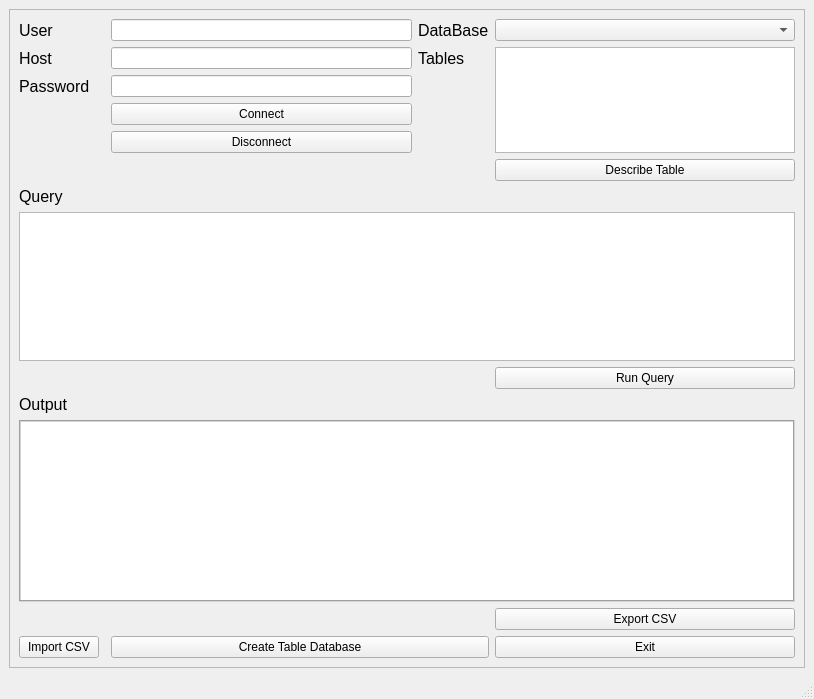
<?xml version="1.0" encoding="UTF-8"?>
<ui version="4.0">
 <class>MainWindow</class>
 <widget class="QMainWindow" name="MainWindow">
  <property name="geometry">
   <rect>
    <x>0</x>
    <y>0</y>
    <width>814</width>
    <height>699</height>
   </rect>
  </property>
  <property name="windowTitle">
   <string>Connect MySQL DataBase</string>
  </property>
  <widget class="QWidget" name="centralwidget">
   <layout class="QGridLayout" name="gridLayout">
    <item row="5" column="0">
     <widget class="QScrollArea" name="scrollArea">
      <property name="minimumSize">
       <size>
        <width>50</width>
        <height>50</height>
       </size>
      </property>
      <property name="maximumSize">
       <size>
        <width>1300</width>
        <height>16777215</height>
       </size>
      </property>
      <property name="widgetResizable">
       <bool>true</bool>
      </property>
      <widget class="QWidget" name="scrollAreaWidgetContents">
       <property name="geometry">
        <rect>
         <x>0</x>
         <y>0</y>
         <width>794</width>
         <height>638</height>
        </rect>
       </property>
       <layout class="QGridLayout" name="gridLayout_2">
        <item row="12" column="2" colspan="2">
         <widget class="QPushButton" name="crt_tbt_bt">
          <property name="text">
           <string>Create Table Database</string>
          </property>
         </widget>
        </item>
        <item row="12" column="4">
         <widget class="QPushButton" name="exit_bt">
          <property name="text">
           <string>Exit</string>
          </property>
         </widget>
        </item>
        <item row="12" column="0">
         <widget class="QPushButton" name="import_tb_bt">
          <property name="text">
           <string>Import CSV</string>
          </property>
         </widget>
        </item>
        <item row="1" column="0">
         <widget class="QLabel" name="label_2">
          <property name="font">
           <font>
            <pointsize>12</pointsize>
           </font>
          </property>
          <property name="text">
           <string>Host</string>
          </property>
         </widget>
        </item>
        <item row="0" column="0">
         <widget class="QLabel" name="label">
          <property name="font">
           <font>
            <pointsize>12</pointsize>
           </font>
          </property>
          <property name="text">
           <string>User</string>
          </property>
         </widget>
        </item>
        <item row="0" column="3">
         <widget class="QLabel" name="label_4">
          <property name="font">
           <font>
            <pointsize>12</pointsize>
           </font>
          </property>
          <property name="text">
           <string>DataBase</string>
          </property>
         </widget>
        </item>
        <item row="2" column="0">
         <widget class="QLabel" name="label_3">
          <property name="font">
           <font>
            <pointsize>12</pointsize>
           </font>
          </property>
          <property name="text">
           <string>Password</string>
          </property>
         </widget>
        </item>
        <item row="2" column="2">
         <widget class="QLineEdit" name="lineEdit_pass">
          <property name="echoMode">
           <enum>QLineEdit::Password</enum>
          </property>
         </widget>
        </item>
        <item row="6" column="0">
         <widget class="QLabel" name="label_6">
          <property name="font">
           <font>
            <pointsize>12</pointsize>
           </font>
          </property>
          <property name="text">
           <string>Query</string>
          </property>
         </widget>
        </item>
        <item row="3" column="2">
         <widget class="QPushButton" name="connect_bt">
          <property name="text">
           <string>Connect</string>
          </property>
         </widget>
        </item>
        <item row="0" column="2">
         <widget class="QLineEdit" name="lineEdit_user"/>
        </item>
        <item row="9" column="0">
         <widget class="QLabel" name="label_8">
          <property name="font">
           <font>
            <pointsize>12</pointsize>
           </font>
          </property>
          <property name="text">
           <string>Output</string>
          </property>
         </widget>
        </item>
        <item row="5" column="4">
         <widget class="QPushButton" name="decb_tb_bt">
          <property name="text">
           <string>Describe Table</string>
          </property>
         </widget>
        </item>
        <item row="9" column="1" colspan="4">
         <widget class="QLabel" name="label_10">
          <property name="text">
           <string/>
          </property>
         </widget>
        </item>
        <item row="10" column="0" colspan="5">
         <widget class="QTableWidget" name="out_tbt">
          <property name="minimumSize">
           <size>
            <width>0</width>
            <height>0</height>
           </size>
          </property>
          <property name="palette">
           <palette>
            <active>
             <colorrole role="Light">
              <brush brushstyle="SolidPattern">
               <color alpha="255">
                <red>212</red>
                <green>212</green>
                <blue>212</blue>
               </color>
              </brush>
             </colorrole>
            </active>
            <inactive>
             <colorrole role="Light">
              <brush brushstyle="SolidPattern">
               <color alpha="255">
                <red>212</red>
                <green>212</green>
                <blue>212</blue>
               </color>
              </brush>
             </colorrole>
            </inactive>
            <disabled>
             <colorrole role="Light">
              <brush brushstyle="SolidPattern">
               <color alpha="255">
                <red>212</red>
                <green>212</green>
                <blue>212</blue>
               </color>
              </brush>
             </colorrole>
            </disabled>
           </palette>
          </property>
          <property name="font">
           <font>
            <family>Arial</family>
            <pointsize>10</pointsize>
           </font>
          </property>
          <property name="autoFillBackground">
           <bool>true</bool>
          </property>
          <property name="frameShape">
           <enum>QFrame::Box</enum>
          </property>
          <property name="sortingEnabled">
           <bool>true</bool>
          </property>
         </widget>
        </item>
        <item row="7" column="0" colspan="5">
         <widget class="QTextEdit" name="query_edt">
          <property name="maximumSize">
           <size>
            <width>16777215</width>
            <height>160</height>
           </size>
          </property>
          <property name="font">
           <font>
            <family>Arial</family>
            <pointsize>12</pointsize>
            <italic>true</italic>
           </font>
          </property>
          <property name="html">
           <string>&lt;!DOCTYPE HTML PUBLIC &quot;-//W3C//DTD HTML 4.0//EN&quot; &quot;http://www.w3.org/TR/REC-html40/strict.dtd&quot;&gt;
&lt;html&gt;&lt;head&gt;&lt;meta name=&quot;qrichtext&quot; content=&quot;1&quot; /&gt;&lt;style type=&quot;text/css&quot;&gt;
p, li { white-space: pre-wrap; }
&lt;/style&gt;&lt;/head&gt;&lt;body style=&quot; font-family:'Arial'; font-size:12pt; font-weight:400; font-style:italic;&quot;&gt;
&lt;p style=&quot;-qt-paragraph-type:empty; margin-top:0px; margin-bottom:0px; margin-left:0px; margin-right:0px; -qt-block-indent:0; text-indent:0px; font-style:normal;&quot;&gt;&lt;br /&gt;&lt;/p&gt;&lt;/body&gt;&lt;/html&gt;</string>
          </property>
         </widget>
        </item>
        <item row="1" column="4" rowspan="4">
         <widget class="QTableWidget" name="table_tbt">
          <property name="font">
           <font>
            <pointsize>12</pointsize>
            <weight>75</weight>
            <bold>true</bold>
           </font>
          </property>
          <property name="autoFillBackground">
           <bool>false</bool>
          </property>
          <property name="gridStyle">
           <enum>Qt::SolidLine</enum>
          </property>
         </widget>
        </item>
        <item row="11" column="4">
         <widget class="QPushButton" name="expt_csv_bt">
          <property name="text">
           <string>Export CSV</string>
          </property>
         </widget>
        </item>
        <item row="1" column="2">
         <widget class="QLineEdit" name="lineEdit_host"/>
        </item>
        <item row="11" column="0" colspan="3">
         <widget class="QLabel" name="label_9">
          <property name="text">
           <string/>
          </property>
         </widget>
        </item>
        <item row="1" column="3">
         <widget class="QLabel" name="label_5">
          <property name="font">
           <font>
            <pointsize>12</pointsize>
           </font>
          </property>
          <property name="text">
           <string>Tables</string>
          </property>
         </widget>
        </item>
        <item row="8" column="4">
         <widget class="QPushButton" name="query_bt">
          <property name="text">
           <string>Run Query</string>
          </property>
         </widget>
        </item>
        <item row="4" column="2">
         <widget class="QPushButton" name="disconnect_bt">
          <property name="text">
           <string>Disconnect</string>
          </property>
         </widget>
        </item>
        <item row="0" column="4">
         <widget class="QComboBox" name="comboBox_dtb"/>
        </item>
       </layout>
      </widget>
     </widget>
    </item>
   </layout>
  </widget>
  <widget class="QMenuBar" name="menubar">
   <property name="geometry">
    <rect>
     <x>0</x>
     <y>0</y>
     <width>814</width>
     <height>21</height>
    </rect>
   </property>
  </widget>
  <widget class="QStatusBar" name="statusbar"/>
 </widget>
 <tabstops>
  <tabstop>lineEdit_user</tabstop>
  <tabstop>lineEdit_host</tabstop>
  <tabstop>lineEdit_pass</tabstop>
  <tabstop>connect_bt</tabstop>
  <tabstop>disconnect_bt</tabstop>
  <tabstop>comboBox_dtb</tabstop>
  <tabstop>table_tbt</tabstop>
  <tabstop>decb_tb_bt</tabstop>
  <tabstop>query_edt</tabstop>
  <tabstop>query_bt</tabstop>
  <tabstop>out_tbt</tabstop>
  <tabstop>expt_csv_bt</tabstop>
  <tabstop>scrollArea</tabstop>
 </tabstops>
 <resources/>
 <connections/>
</ui>
